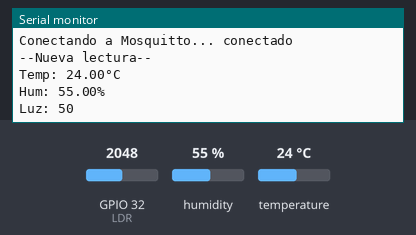
This sketch was run on a simulated ESP32. Parts: the last lines printed to the serial monitor. The test bench sets the inputs (shaded band); at power-on: humidity 55 %, GPIO 32 (LDR) = 2048, temperature 24 °C. WiFi joins after 1.5 s; servers stay silent unless stated; no MQTT or app messages arrive unless stated.

Above: at 2.7 s.
2.8 s: humidity set to 22 %
5.5 s: GPIO 32 (LDR) set to 2866
At 7.2 s:
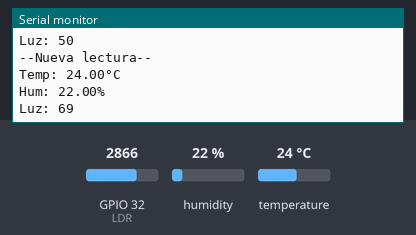
8.2 s: temperature set to 12 °C
At 10.7 s:
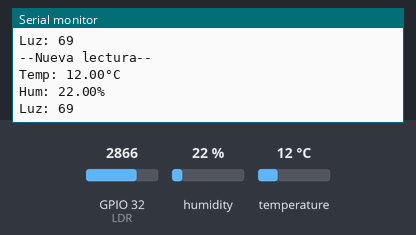
10.9 s: GPIO 32 (LDR) set to 3603
At 13.2 s:
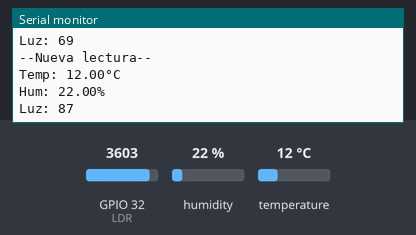
13.6 s: humidity set to 40 %
At 14.6 s:
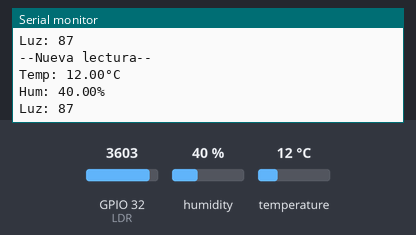
Timing chart, 0 to 16.6 s (numbered marks = the images above; inputs shaded):
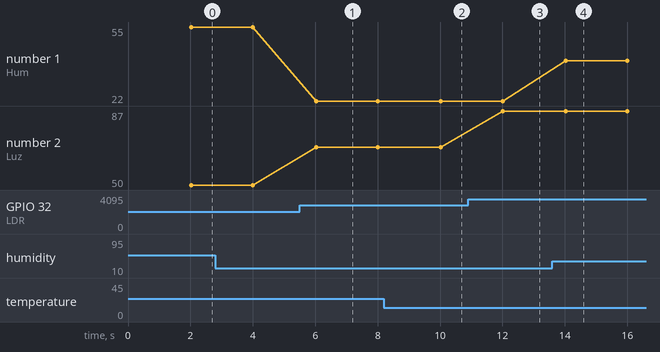

The sketch:

Taller.ino
```cpp
#include <WiFi.h>
#include <PubSubClient.h>
#include <DHT.h>

// ======================================================
// CONFIGURACIÓN WIFI
// ======================================================

const char* WIFI_SSID = "Gerardo";
const char* WIFI_PASSWORD = "12345678";


// ======================================================
// CONFIGURACIÓN MQTT
// ======================================================


const char* MQTT_SERVER = "172.20.10.13";
const int MQTT_PORT = 1883;

// Topics utilizados por el dashboard React.
const char* TOPIC_TEMPERATURA = "clima/esp32/temperatura";
const char* TOPIC_HUMEDAD = "clima/esp32/humedad";
const char* TOPIC_LUZ = "clima/esp32/luz";


// ======================================================
// CONFIGURACIÓN DE SENSORES
// ======================================================

// (Estudiante)
// Definir los pines y objetos necesarios para los sensores.
const int sensorHumedad = 4;
const int LDR = 32;

#define DHTTYPE DHT11
DHT dht(sensorHumedad, DHTTYPE);

WiFiClient wifiClient;
PubSubClient mqttClient(wifiClient);

// Enviar una lectura cada 2 segundos.
const unsigned long INTERVALO_ENVIO = 2000;

unsigned long ultimoEnvio = 0;

void conectarWiFi() {

  Serial.print("Conectando a WiFi");

  WiFi.begin(WIFI_SSID, WIFI_PASSWORD);

  while (WiFi.status() != WL_CONNECTED) {
    delay(500);
    Serial.print(".");
  }

  Serial.println();
  Serial.println("WiFi conectado");

  Serial.print("IP del ESP32: ");
  Serial.println(WiFi.localIP());
}

void conectarMQTT() {

  while (!mqttClient.connected()) {

    Serial.print("Conectando a Mosquitto...");

    // Crear un Client ID diferente para este ESP32.
    String clientId = "ESP32-";
    clientId += String(
      (uint32_t)(ESP.getEfuseMac() & 0xFFFFFFFF),
      HEX);

    if (mqttClient.connect(clientId.c_str())) {

      Serial.println(" conectado");

    } else {

      Serial.print(" error, rc=");
      Serial.print(mqttClient.state());
      Serial.println(". Reintentando en 2 segundos...");

      delay(2000);
    }
  }
}


// ======================================================
// LEER Y PUBLICAR SENSORES
// ======================================================

void publicarSensores() {
  float t = dht.readTemperature();
  float h = dht.readHumidity();

  int ldr = analogRead(LDR);

  int luz = ((ldr * 100)/4095);

  mqttClient.publish(TOPIC_TEMPERATURA, String(t).c_str());
  mqttClient.publish(TOPIC_HUMEDAD, String(h).c_str());
  mqttClient.publish(TOPIC_LUZ, String(luz).c_str());

Serial.println("--Nueva lectura--");
  Serial.print("Temp: ");
  Serial.print(t);
  Serial.println("°C");
  Serial.print("Hum: ");
  Serial.print(h);
  Serial.println("%");
  Serial.print("Luz: ");
  Serial.println(luz);
}

void setup() {

  Serial.begin(115200);

  dht.begin();
  pinMode(LDR, INPUT);

  conectarWiFi();

  mqttClient.setServer(
    MQTT_SERVER,
    MQTT_PORT);
}

void loop() {

  // Si se pierde WiFi, volver a conectarse.
  if (WiFi.status() != WL_CONNECTED) {
    conectarWiFi();
  }

  // Si se pierde MQTT, volver a conectarse.
  if (!mqttClient.connected()) {
    conectarMQTT();
  }

  mqttClient.loop();


  // Publicar sensores cada 2 segundos.
  if (millis() - ultimoEnvio >= INTERVALO_ENVIO) {

    ultimoEnvio = millis();

    publicarSensores();
  }
}
```

Measured:
- after the input at 5.5 s, the serial monitor: prints a new line after 0.53 s (image 1)
- after the input at 8.2 s, the serial monitor: prints a new line after 1.8 s (image 2)
- after the input at 10.9 s, the serial monitor: prints a new line after 1.1 s (image 3)
- after the input at 13.6 s, the serial monitor: prints a new line after 0.43 s (image 4)
- plotted number 1: 22 → 40 after the input at 13.6 s
- plotted number 2: 50 → 69 after the input at 5.5 s, 69 → 87 after the input at 10.9 s
